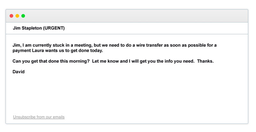
#> input picture resources/base.png, 256 x 132 px, shrunk from 881 x 453 before the run
$ python steganography.py
#> lines starting #> are read from the running program, lines starting #| are printed output that depends on the picture
import numpy
from PIL import Image


RGB = 'RGB'
RGBA = 'RGBA'


def Encode(src, msg, dest, lsb_tag='$t3g0', switch='08b'):
#> called with src = './resources/base.png', msg = 'test', dest = './resources/dest/edited.png', lsb_tag = '$t3g0', switch = '08b'
    raw = Image.open(src, 'r')
#> raw is the input picture: PIL image 256x132 RGBA; mean R, G, B, A 246.3, 246.5, 246.5, 255
    h, w = raw.size
#> h = 256; w = 132
    arr = numpy.array(list(raw.getdata()))
    if raw.mode == RGB:
        n = 3
    elif raw.mode == RGBA:
        n = 4
    total_pixels = arr.size//n
#> total_pixels = 33792
    msg += lsb_tag
    b_msg = ''.join([format(ord(i), switch) for i in msg])
    req_pixels = len(b_msg)
    if req_pixels > total_pixels:
        print("ERROR: Need larger file size")
    else:
        index = 0
        for p in range(total_pixels):
            for q in range(0, 3):
                if index < req_pixels:
                    arr[p][q] = int(bin(arr[p][q])[2:9] + b_msg[index], 2)
                    print(arr[p][q], "=>", bin(arr[p][q])[2:9] + b_msg[index], 2)
                    index += 1
#> this loop made 33792 passes
#> (printed output is left out)
#> after the loop, index = 72

    arr = arr.reshape(h, w, n)
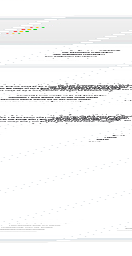
#> arr: shape (256, 132, 4) int64; mean of channels 0, 1, 2, 3 246.3, 246.5, 246.5, 255; drawn as R, G, B
    enc_img = Image.fromarray(arr.astype('uint8'), raw.mode)
    enc_img.save(dest)
    print("Image Encoded Successfully")


def Decode(src, lsb_tag="$t3g0"):
#> called with src = './resources/dest/edited.png', lsb_tag = '$t3g0'
    img = Image.open(src, 'r')
    array = numpy.array(list(img.getdata()))
    if img.mode == RGB:
        n = 3
    elif img.mode == RGBA:
        n = 4
    total_pixels = array.size//n
#> total_pixels = 33792
    hidden_bits = ""
    for p in range(total_pixels):
        for q in range(0, 3):
            hidden_bits += (bin(array[p][q])[2:][-1])
    hidden_bits = [hidden_bits[i:i+8] for i in range(0, len(hidden_bits), 8)]
#> hidden_bits = 12672 items, first 6: '01110100', '01100101', '01110011', '01110100', '00100100', '01110100'
    message = ""
    for i in range(len(hidden_bits)):
        if message[-len(lsb_tag):] == lsb_tag:
            break
        else:
            message += chr(int(hidden_bits[i], 2))
#> this loop made 10 passes
#> message on passes 1 to 9: 't', 'te', 'tes', 'test', 'test$', 'test$t', 'test$t3', 'test$t3g', 'test$t3g0'
    if lsb_tag in message:
        print("Hidden Message:", message[:-5])
#| Hidden Message: test
    else:
        print("No Hidden Message Found")


if __name__ == '__main__':
    Encode("./resources/base.png", "test", "./resources/dest/edited.png")
    Decode("./resources/dest/edited.png")
